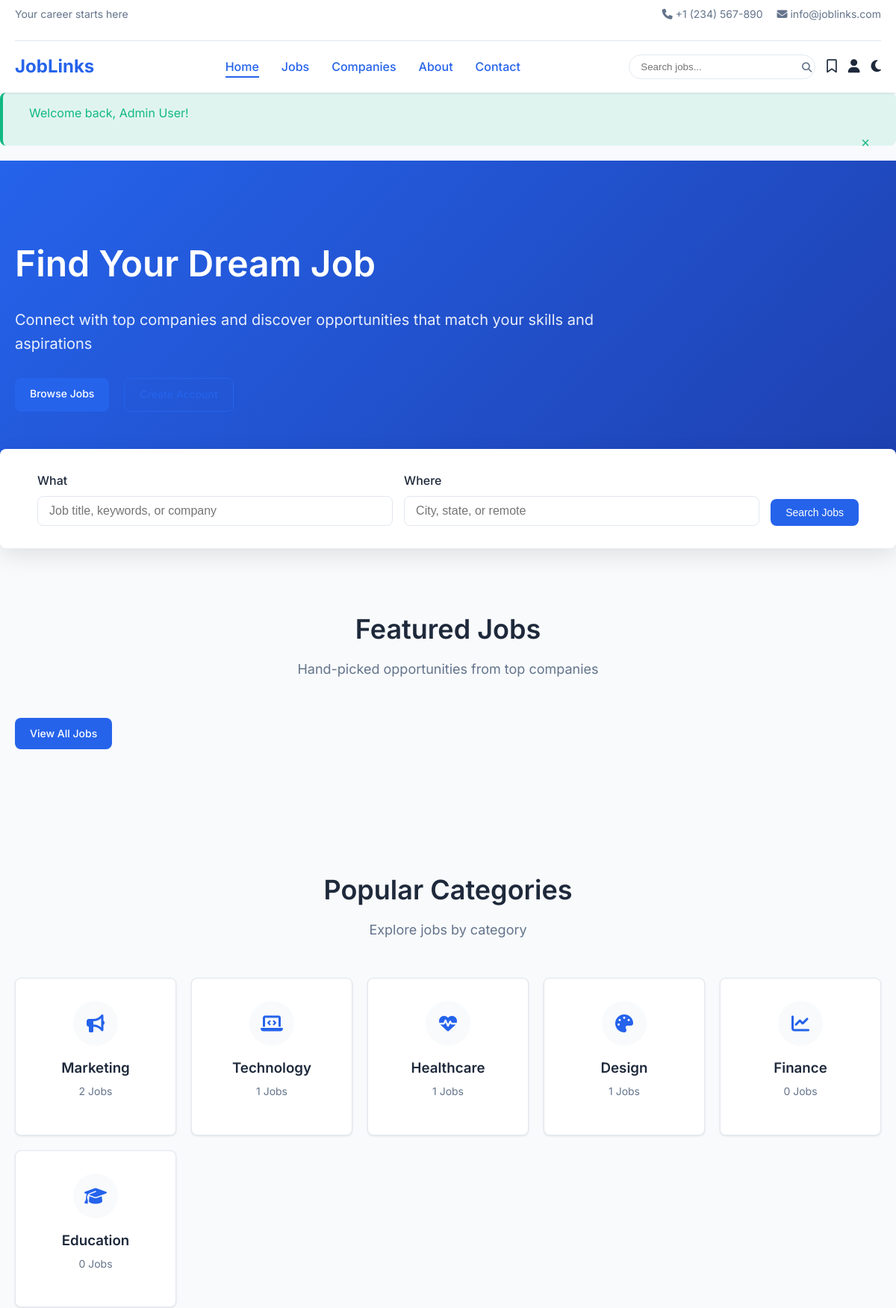
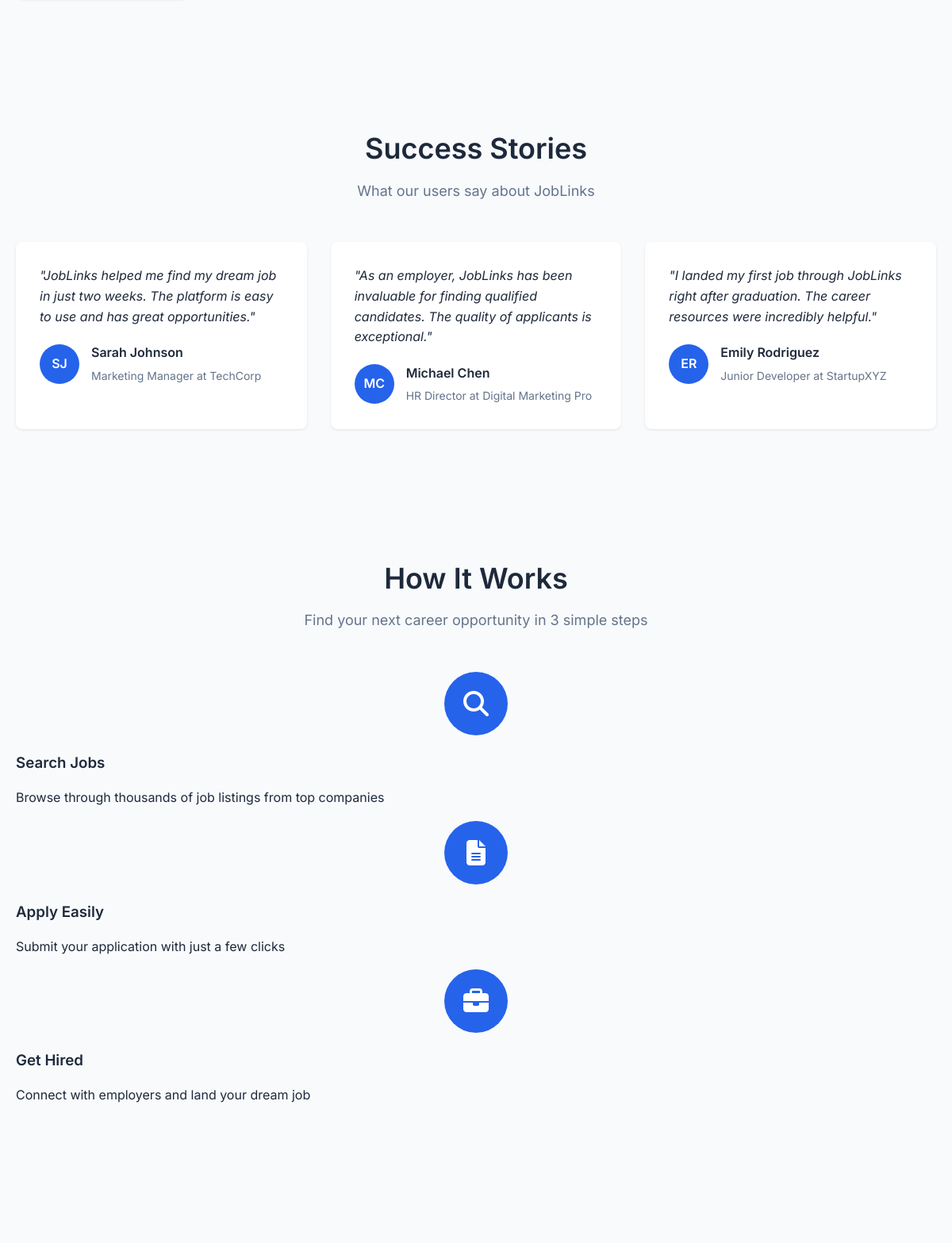
The page / (signed in, upper part) on the database its author committed (2 pictures, top to bottom).
### tables this page shows
CREATE TABLE categories (
    id INT AUTO_INCREMENT PRIMARY KEY,
    name VARCHAR(50) NOT NULL UNIQUE,
    slug VARCHAR(50) NOT NULL UNIQUE,
    description TEXT,
    created_at TIMESTAMP DEFAULT CURRENT_TIMESTAMP
);

### includes/functions.php (called while the page is built, shortened)
<?php
function getInitials($name) {
    $words = explode(' ', $name);
    $initials = '';
    foreach ($words as $word) {
        $initials .= strtoupper($word[0]);
    }
    return substr($initials, 0, 2);
}
function getCategoryIcon($category) {
    $icons = [
        'Technology' => 'laptop-code',
        'Marketing' => 'bullhorn',
        'Healthcare' => 'heartbeat',
        'Design' => 'palette',
        'Finance' => 'chart-line',
        'Education' => 'graduation-cap'
    ];
    return isset($icons[$category]) ? $icons[$category] : 'briefcase';
}
?>

### index.php (the view, shortened to what this page needs)
<?php
require_once 'includes/header.php';
 $stmt = $pdo->query("
    SELECT cat.*, COUNT(j.id) as job_count
    FROM categories cat
    LEFT JOIN jobs j ON cat.name = j.category AND j.is_active = 1
    GROUP BY cat.id
    ORDER BY job_count DESC
    LIMIT 8
");
 $categories = $stmt->fetchAll(PDO::FETCH_ASSOC);
 $testimonials = [
    [
        'content' => 'JobLinks helped me find my dream job in just two weeks. The platform is easy to use and has great opportunities.',
        'author' => 'Sarah Johnson',
        'position' => 'Marketing Manager',
        'company' => 'TechCorp'
    ],
    [
        'content' => 'As an employer, JobLinks has been invaluable for finding qualified candidates. The quality of applicants is exceptional.',
        'author' => 'Michael Chen',
        'position' => 'HR Director',
        'company' => 'Digital Marketing Pro'
    ],
    [
        'content' => 'I landed my first job through JobLinks right after graduation. The career resources were incredibly helpful.',
        'author' => 'Emily Rodriguez',
        'position' => 'Junior Developer',
        'company' => 'StartupXYZ'
    ]
];
?>
<section class="hero">
    <div class="container">
        <div class="hero-content">
            <h1>Find Your Dream Job</h1>
            <p>Connect with top companies and discover opportunities that match your skills and aspirations</p>
            <div class="hero-buttons">
                <a href="jobs.php" class="btn">Browse Jobs</a>
                <a href="auth/register.php" class="btn btn-outline">Create Account</a>
            </div>
        </div>
    </div>
</section>
<section class="hero-search">
    <div class="container">
        <form class="hero-search-form" action="jobs.php" method="get">
            <div class="form-group">
                <label for="search" class="form-label">What</label>
                <input type="text" class="form-control" id="search" name="search" placeholder="Job title, keywords, or company">
            </div>
            <div class="form-group">
                <label for="location" class="form-label">Where</label>
                <input type="text" class="form-control" id="location" name="location" placeholder="City, state, or remote">
            </div>
            <button type="submit" class="btn">Search Jobs</button>
        </form>
    </div>
</section>
<section class="section">
    <div class="container">
        <div class="section-title">
            <h2>Featured Jobs</h2>
            <p>Hand-picked opportunities from top companies</p>
        </div>
        <div class="text-center mt-5">
            <a href="jobs.php" class="btn">View All Jobs</a>
        </div>
    </div>
</section>
<section class="section">
    <div class="container">
        <div class="section-title">
            <h2>Popular Categories</h2>
            <p>Explore jobs by category</p>
        </div>
        <div class="categories-grid">
            <?php foreach ($categories as $category): ?>
                <div class="category-card">
                    <div class="category-icon">
                        <i class="fas fa-<?php echo getCategoryIcon($category['name']); ?>"></i>
                    </div>
                    <h3 class="category-name"><?php echo $category['name']; ?></h3>
                    <p class="category-count"><?php echo $category['job_count']; ?> Jobs</p>
                </div>
            <?php endforeach; ?>
        </div>
    </div>
</section>
<section class="testimonials">
    <div class="container">
        <div class="section-title">
            <h2>Success Stories</h2>
            <p>What our users say about JobLinks</p>
        </div>
        <div class="testimonial-grid">
            <?php foreach ($testimonials as $testimonial): ?>
                <div class="testimonial-card">
                    <p class="testimonial-content">"<?php echo $testimonial['content']; ?>"</p>
                    <div class="testimonial-author">
                        <div class="testimonial-avatar"><?php echo getInitials($testimonial['author']); ?></div>
                        <div class="testimonial-info">
                            <h4><?php echo $testimonial['author']; ?></h4>
                            <p><?php echo $testimonial['position']; ?> at <?php echo $testimonial['company']; ?></p>
                        </div>
                    </div>
                </div>
            <?php endforeach; ?>
        </div>
    </div>
</section>
<section class="section">
    <div class="container">
        <div class="section-title">
            <h2>How It Works</h2>
            <p>Find your next career opportunity in 3 simple steps</p>
        </div>
        <div class="row">
            <div class="col-md-4">
                <div class="text-center">
                    <div class="feature-icon">
                        <i class="fas fa-search"></i>
                    </div>
                    <h3>Search Jobs</h3>
                    <p>Browse through thousands of job listings from top companies</p>
                </div>
            </div>
            <div class="col-md-4">
                <div class="text-center">
                    <div class="feature-icon">
                        <i class="fas fa-file-alt"></i>
                    </div>
                    <h3>Apply Easily</h3>
                    <p>Submit your application with just a few clicks</p>
                </div>
            </div>
            <div class="col-md-4">
                <div class="text-center">
                    <div class="feature-icon">
                        <i class="fas fa-briefcase"></i>
                    </div>
                    <h3>Get Hired</h3>
                    <p>Connect with employers and land your dream job</p>
                </div>
            </div>
        </div>
    </div>
</section>
<?php require_once 'includes/footer.php'; ?>

### rows shown on the page
categories: name "Marketing", job_count "2"
categories: name "Technology", job_count "1"
categories: name "Healthcare", job_count "1"
categories: name "Design", job_count "1"
categories: name "Finance", job_count "0"
categories: name "Education", job_count "0"

### other values the page prints
SITE_NAME "JobLinks"
$message['text'] "Welcome back, Admin User!"
$testimonial['content'] "JobLinks helped me find my dream job in just two weeks. The platform is easy to use and has great opportunities."
getInitials($testimonial['author']) "SJ"
$testimonial['author'] "Sarah Johnson"
$testimonial['position'] "Marketing Manager"
$testimonial['company'] "TechCorp"
$testimonial['content'] "As an employer, JobLinks has been invaluable for finding qualified candidates. The quality of applicants is exceptional."
getInitials($testimonial['author']) "MC"
$testimonial['author'] "Michael Chen"
$testimonial['position'] "HR Director"
$testimonial['company'] "Digital Marketing Pro"
$testimonial['content'] "I landed my first job through JobLinks right after graduation. The career resources were incredibly helpful."
getInitials($testimonial['author']) "ER"
$testimonial['author'] "Emily Rodriguez"
